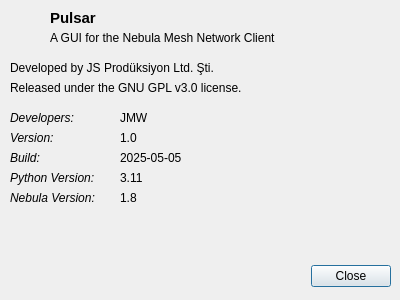
<?xml version="1.0" encoding="UTF-8"?>
<ui version="4.0">
 <class>AboutDialog</class>
 <widget class="QDialog" name="AboutDialog">
  <property name="geometry">
   <rect>
    <x>0</x>
    <y>0</y>
    <width>400</width>
    <height>300</height>
   </rect>
  </property>
  <property name="windowTitle">
   <string>About Pulsar</string>
  </property>
  <property name="windowIcon">
   <iconset resource="pulsar.qrc">
    <normaloff>:/icon/resources/pulsar-icon-128.png</normaloff>:/icon/resources/pulsar-icon-128.png</iconset>
  </property>
  <widget class="QDialogButtonBox" name="buttonBox">
   <property name="geometry">
    <rect>
     <x>90</x>
     <y>260</y>
     <width>301</width>
     <height>32</height>
    </rect>
   </property>
   <property name="orientation">
    <enum>Qt::Horizontal</enum>
   </property>
   <property name="standardButtons">
    <set>QDialogButtonBox::Close</set>
   </property>
  </widget>
  <widget class="QLabel" name="label">
   <property name="geometry">
    <rect>
     <x>10</x>
     <y>10</y>
     <width>32</width>
     <height>32</height>
    </rect>
   </property>
   <property name="text">
    <string/>
   </property>
   <property name="pixmap">
    <pixmap resource="pulsar.qrc">:/icon/resources/pulsar-icon-32.png</pixmap>
   </property>
  </widget>
  <widget class="QLabel" name="label_2">
   <property name="geometry">
    <rect>
     <x>50</x>
     <y>10</y>
     <width>251</width>
     <height>16</height>
    </rect>
   </property>
   <property name="font">
    <font>
     <pointsize>11</pointsize>
     <bold>true</bold>
    </font>
   </property>
   <property name="text">
    <string notr="true">Pulsar</string>
   </property>
  </widget>
  <widget class="QLabel" name="label_3">
   <property name="geometry">
    <rect>
     <x>50</x>
     <y>30</y>
     <width>251</width>
     <height>16</height>
    </rect>
   </property>
   <property name="text">
    <string>A GUI for the Nebula Mesh Network Client</string>
   </property>
  </widget>
  <widget class="QLabel" name="label_4">
   <property name="geometry">
    <rect>
     <x>10</x>
     <y>60</y>
     <width>300</width>
     <height>16</height>
    </rect>
   </property>
   <property name="font">
    <font>
     <pointsize>9</pointsize>
     <bold>false</bold>
    </font>
   </property>
   <property name="text">
    <string>Developed by JS Prodüksiyon Ltd. Şti. </string>
   </property>
  </widget>
  <widget class="QLabel" name="label_5">
   <property name="geometry">
    <rect>
     <x>10</x>
     <y>80</y>
     <width>300</width>
     <height>16</height>
    </rect>
   </property>
   <property name="font">
    <font>
     <pointsize>9</pointsize>
     <bold>false</bold>
    </font>
   </property>
   <property name="text">
    <string/>
   </property>
  </widget>
  <widget class="QLabel" name="label_6">
   <property name="geometry">
    <rect>
     <x>10</x>
     <y>80</y>
     <width>300</width>
     <height>16</height>
    </rect>
   </property>
   <property name="font">
    <font>
     <pointsize>9</pointsize>
     <bold>false</bold>
    </font>
   </property>
   <property name="text">
    <string>Released under the GNU GPL v3.0 license.</string>
   </property>
  </widget>
  <widget class="QLabel" name="label_7">
   <property name="geometry">
    <rect>
     <x>10</x>
     <y>110</y>
     <width>95</width>
     <height>16</height>
    </rect>
   </property>
   <property name="font">
    <font>
     <pointsize>9</pointsize>
     <italic>true</italic>
     <bold>false</bold>
    </font>
   </property>
   <property name="text">
    <string>Developers:</string>
   </property>
  </widget>
  <widget class="QLabel" name="labelDeveloperList">
   <property name="geometry">
    <rect>
     <x>120</x>
     <y>110</y>
     <width>261</width>
     <height>16</height>
    </rect>
   </property>
   <property name="font">
    <font>
     <pointsize>9</pointsize>
     <bold>false</bold>
    </font>
   </property>
   <property name="text">
    <string notr="true">JMW</string>
   </property>
  </widget>
  <widget class="QLabel" name="label_8">
   <property name="geometry">
    <rect>
     <x>10</x>
     <y>130</y>
     <width>95</width>
     <height>16</height>
    </rect>
   </property>
   <property name="font">
    <font>
     <pointsize>9</pointsize>
     <italic>true</italic>
     <bold>false</bold>
    </font>
   </property>
   <property name="text">
    <string>Version:</string>
   </property>
  </widget>
  <widget class="QLabel" name="labelDeveloperList_2">
   <property name="geometry">
    <rect>
     <x>120</x>
     <y>130</y>
     <width>261</width>
     <height>16</height>
    </rect>
   </property>
   <property name="font">
    <font>
     <pointsize>9</pointsize>
     <bold>false</bold>
    </font>
   </property>
   <property name="text">
    <string notr="true">1.0</string>
   </property>
  </widget>
  <widget class="QLabel" name="labelDeveloperList_3">
   <property name="geometry">
    <rect>
     <x>120</x>
     <y>150</y>
     <width>261</width>
     <height>16</height>
    </rect>
   </property>
   <property name="font">
    <font>
     <pointsize>9</pointsize>
     <bold>false</bold>
    </font>
   </property>
   <property name="text">
    <string>2025-05-05</string>
   </property>
  </widget>
  <widget class="QLabel" name="label_9">
   <property name="geometry">
    <rect>
     <x>10</x>
     <y>150</y>
     <width>95</width>
     <height>16</height>
    </rect>
   </property>
   <property name="font">
    <font>
     <pointsize>9</pointsize>
     <italic>true</italic>
     <bold>false</bold>
    </font>
   </property>
   <property name="text">
    <string>Build:</string>
   </property>
  </widget>
  <widget class="QLabel" name="label_10">
   <property name="geometry">
    <rect>
     <x>10</x>
     <y>170</y>
     <width>95</width>
     <height>16</height>
    </rect>
   </property>
   <property name="font">
    <font>
     <pointsize>9</pointsize>
     <italic>true</italic>
     <bold>false</bold>
    </font>
   </property>
   <property name="text">
    <string>Python Version:</string>
   </property>
  </widget>
  <widget class="QLabel" name="labelDeveloperList_4">
   <property name="geometry">
    <rect>
     <x>120</x>
     <y>170</y>
     <width>261</width>
     <height>16</height>
    </rect>
   </property>
   <property name="font">
    <font>
     <pointsize>9</pointsize>
     <bold>false</bold>
    </font>
   </property>
   <property name="text">
    <string>3.11</string>
   </property>
  </widget>
  <widget class="QLabel" name="labelDeveloperList_5">
   <property name="geometry">
    <rect>
     <x>120</x>
     <y>190</y>
     <width>261</width>
     <height>16</height>
    </rect>
   </property>
   <property name="font">
    <font>
     <pointsize>9</pointsize>
     <bold>false</bold>
    </font>
   </property>
   <property name="text">
    <string>1.8</string>
   </property>
  </widget>
  <widget class="QLabel" name="label_11">
   <property name="geometry">
    <rect>
     <x>10</x>
     <y>190</y>
     <width>95</width>
     <height>16</height>
    </rect>
   </property>
   <property name="font">
    <font>
     <pointsize>9</pointsize>
     <italic>true</italic>
     <bold>false</bold>
    </font>
   </property>
   <property name="text">
    <string>Nebula Version:</string>
   </property>
  </widget>
 </widget>
 <resources>
  <include location="pulsar.qrc"/>
 </resources>
 <connections>
  <connection>
   <sender>buttonBox</sender>
   <signal>accepted()</signal>
   <receiver>AboutDialog</receiver>
   <slot>accept()</slot>
   <hints>
    <hint type="sourcelabel">
     <x>248</x>
     <y>254</y>
    </hint>
    <hint type="destinationlabel">
     <x>157</x>
     <y>274</y>
    </hint>
   </hints>
  </connection>
  <connection>
   <sender>buttonBox</sender>
   <signal>rejected()</signal>
   <receiver>AboutDialog</receiver>
   <slot>reject()</slot>
   <hints>
    <hint type="sourcelabel">
     <x>316</x>
     <y>260</y>
    </hint>
    <hint type="destinationlabel">
     <x>286</x>
     <y>274</y>
    </hint>
   </hints>
  </connection>
 </connections>
</ui>
